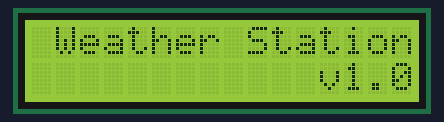
The sketch below on a simulated Arduino Uno, built with avr-gcc and run on an emulated ATmega328P. Parts: 16×2 character LCD. The local clock reads 2024-03-15 10:24:30 at power-on unless the sketch sets it.

Above: at 0.1 s.
At 2.2 s:
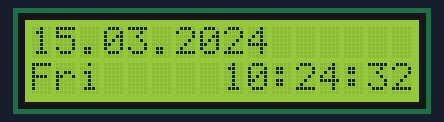
At 11.1 s:
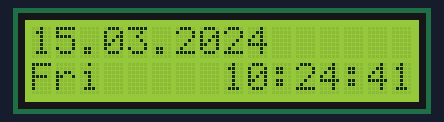
At 20.1 s:
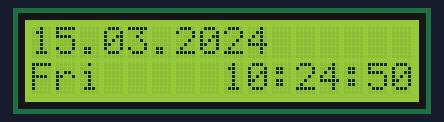
At 29.1 s:
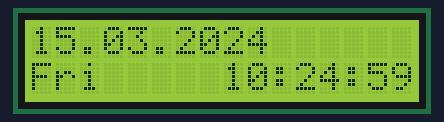
At 38.1 s:
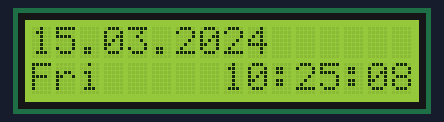

The sketch:

weather_station.ino
```cpp
#include <Wire.h>
#include <LiquidCrystal_I2C.h>
#include <RTClib.h>

RTC_DS3231 rtc;
LiquidCrystal_I2C lcd(0x27, 16, 2);

// Порядок строго с воскресенья: dayOfTheWeek() возвращает 0 = Sunday
const char* const days[] = {
  "Sun", "Mon", "Tue", "Wed",
  "Thu", "Fri", "Sat"
};

char buf[17];          // 16 символов строки + завершающий ноль
int8_t lastSecond = -1;

// функция для вывода стартого экрана
void home_screen() {
  lcd.setCursor(1, 0);
  lcd.print("Weather Station");
  lcd.setCursor(12, 1);
  lcd.print("v1.0");
}
void clear_screen() {
  lcd.clear();
}

void time_screen() {
  DateTime now = rtc.now();
  // перерисовка времени при смене секунды
  if (now.second() != lastSecond) {
    lastSecond = now.second();

  // строка 1: дата и время
  sprintf(buf, "%02d.%02d.%04d",
          now.day(), now.month(), now.year());
  lcd.setCursor(0, 0);
  lcd.print(buf);

  // строка 2: день недели и секунды
  sprintf(buf, "%-3s     %02d:%02d:%02d",
          days[now.dayOfTheWeek()], now.hour(),
          now.minute(), now.second());
  lcd.setCursor(0, 1);
  lcd.print(buf);
  }
}

void main_screen() {

}

void setup() {
  Serial.begin(9600);
  lcd.init();
  lcd.backlight();
  // 2 пин для кнопки
  pinMode(2, INPUT_PULLUP);
  // проверка на то есть ли часы
  if (!rtc.begin()) {
    lcd.setCursor(0, 0);
    lcd.print("not found");
    while(1);
  }
  // проверка на потеря связи с часами
  if (rtc.lostPower()) {
    lcd.setCursor(0, 0);
    lcd.print(F("Time was reset"));
    // Установка времени. После первой прошивки закомментируйте
    // строку ниже и залейте скетч заново.
    // rtc.adjust(DateTime(F(__DATE__), F(__TIME__)));
    delay(1500);
    lcd.clear();
  }
  rtc.disable32K();
  rtc.writeSqwPinMode(DS3231_OFF);
  home_screen();
  delay(2000);
  clear_screen();
}

void loop() {
  // put your main code here, to run repeatedly:
  time_screen();
}
```

Measured:
- what the display in image 1 shows lasts 0.9 s, from 2.1 s to 3.0 s
- what the display in image 2 shows lasts 1.0 s, from 11.0 s to 12.0 s
